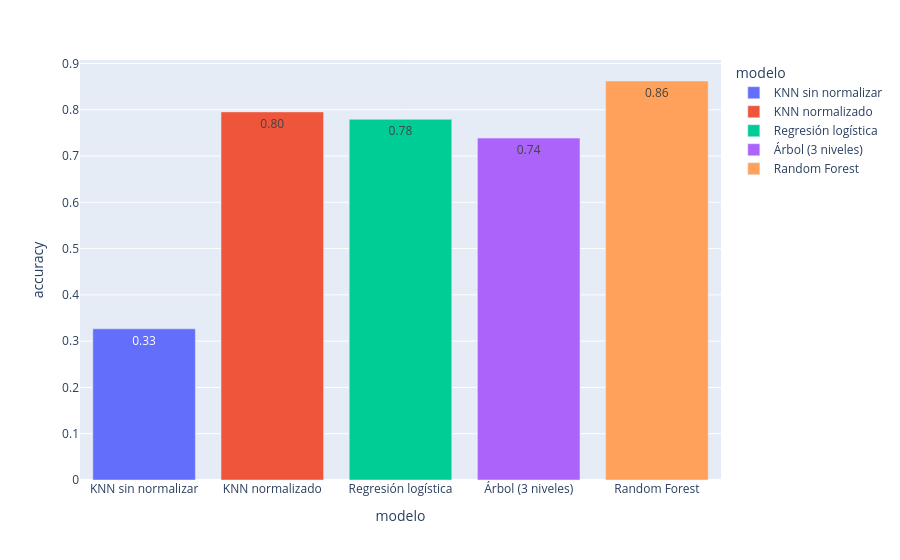

Notebook source saved alongside this figure:
### Code cell
# text_auto=".2f" -> escribe el número encima de cada barra con 2 decimales
fig = px.bar(resultados, x="modelo", y="accuracy", color="modelo", text_auto=".2f")
fig.show()

### Figure 1 — Plotly figure (JSON) as saved in the notebook; plotly's stock layout.template omitted (floating-point values rounded to 4 significant figures)
{"data": [{"hovertemplate": "modelo=%{x}<br>accuracy=%{y}<extra></extra>", "legendgroup": "KNN sin normalizar", "marker": {"color": "#636efa", "pattern": {"shape": ""}}, "name": "KNN sin normalizar", "orientation": "v", "showlegend": true, "textposition": "auto", "texttemplate": "%{y:.2f}", "type": "bar", "x": ["KNN sin normalizar"], "xaxis": "x", "y": [0.3266], "yaxis": "y"}, {"hovertemplate": "modelo=%{x}<br>accuracy=%{y}<extra></extra>", "legendgroup": "KNN normalizado", "marker": {"color": "#EF553B", "pattern": {"shape": ""}}, "name": "KNN normalizado", "orientation": "v", "showlegend": true, "textposition": "auto", "texttemplate": "%{y:.2f}", "type": "bar", "x": ["KNN normalizado"], "xaxis": "x", "y": [0.7954], "yaxis": "y"}, {"hovertemplate": "modelo=%{x}<br>accuracy=%{y}<extra></extra>", "legendgroup": "Regresión logística", "marker": {"color": "#00cc96", "pattern": {"shape": ""}}, "name": "Regresión logística", "orientation": "v", "showlegend": true, "textposition": "auto", "texttemplate": "%{y:.2f}", "type": "bar", "x": ["Regresión logística"], "xaxis": "x", "y": [0.7794], "yaxis": "y"}, {"hovertemplate": "modelo=%{x}<br>accuracy=%{y}<extra></extra>", "legendgroup": "Árbol (3 niveles)", "marker": {"color": "#ab63fa", "pattern": {"shape": ""}}, "name": "Árbol (3 niveles)", "orientation": "v", "showlegend": true, "textposition": "auto", "texttemplate": "%{y:.2f}", "type": "bar", "x": ["Árbol (3 niveles)"], "xaxis": "x", "y": [0.7388], "yaxis": "y"}, {"hovertemplate": "modelo=%{x}<br>accuracy=%{y}<extra></extra>", "legendgroup": "Random Forest", "marker": {"color": "#FFA15A", "pattern": {"shape": ""}}, "name": "Random Forest", "orientation": "v", "showlegend": true, "textposition": "auto", "texttemplate": "%{y:.2f}", "type": "bar", "x": ["Random Forest"], "xaxis": "x", "y": [0.8621], "yaxis": "y"}], "layout": {"barmode": "relative", "legend": {"title": {"text": "modelo"}, "tracegroupgap": 0}, "margin": {"t": 60}, "xaxis": {"anchor": "y", "categoryarray": ["KNN sin normalizar", "KNN normalizado", "Regresión logística", "Árbol (3 niveles)", "Random Forest"], "categoryorder": "array", "domain": [0, 1], "title": {"text": "modelo"}}, "yaxis": {"anchor": "x", "domain": [0, 1], "title": {"text": "accuracy"}}}}
